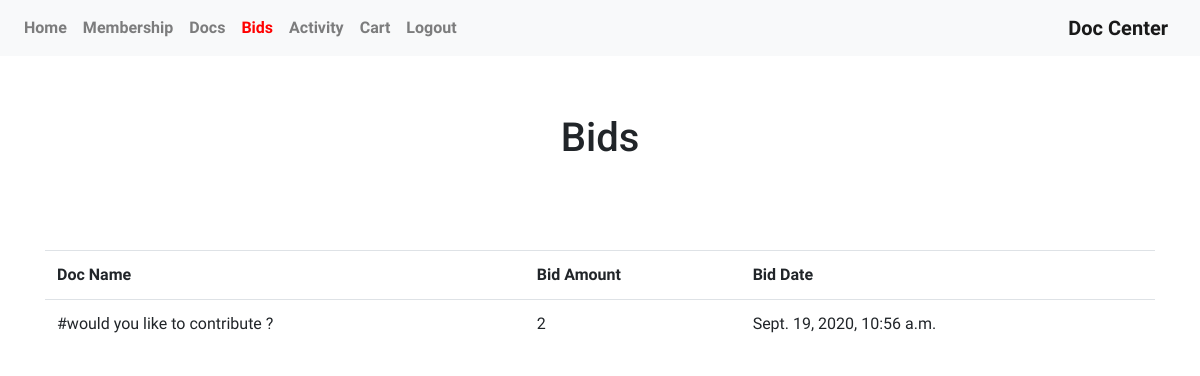
The page /bids/ (signed in) on the database as committed earlier.
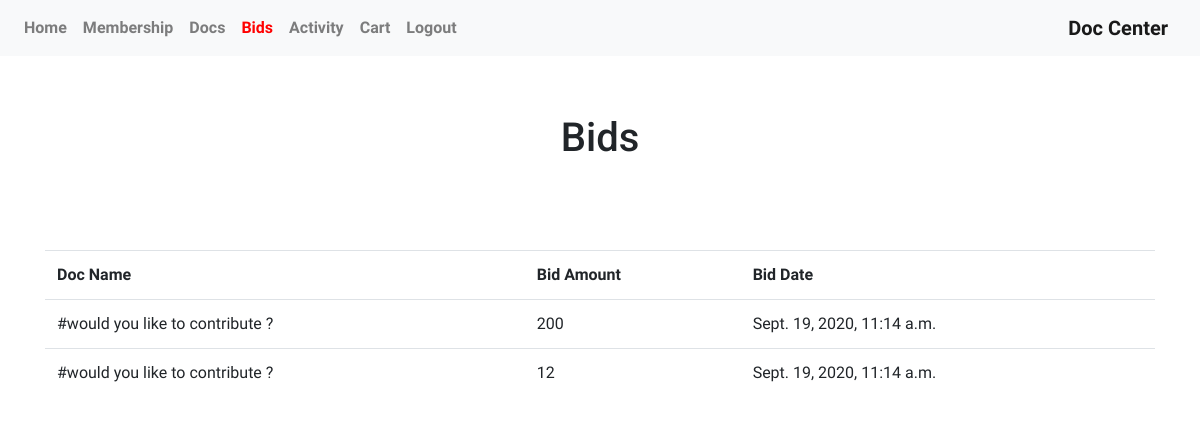
The same page on the database as committed later.
### doc_center_app/models.py (models this page shows)
class bids(models.Model):
    linker = models.ForeignKey(docs, on_delete=models.CASCADE)
    owner = models.CharField(max_length=200)
    user_id = models.ForeignKey(User, on_delete=models.CASCADE)
    bid_amt = models.IntegerField()
    bid_date = models.DateTimeField(auto_now_add=True)

class docs(models.Model):
    doc_id = models.UUIDField(primary_key=True, default=uuid.uuid4, editable=False)
    user_id = models.ForeignKey(User, on_delete=models.CASCADE)
    type_of =  models.CharField(max_length=200)
    doc_name = models.CharField(max_length=200)
    doc = models.FileField(upload_to='docs/')
    pub_date = models.DateTimeField(auto_now_add=True)

### doc_center_app/views.py (the view)
# urls.py: path('bids/', views.bids, name="bids"),
def bids(request):
    if request.method == 'POST':
        doc_id = request.POST['doc_id']
        bid_amt = request.POST['bid_amt']
        docs = models.docs.objects.get(doc_id=doc_id)
        type_of = check_type(request)
        type_of = type_of.membership_type.type_name
        docs_type = docs.type_of
        if docs_type <= type_of:
            bids = models.bids.objects.create(linker=docs, owner=docs.user_id.username, user_id=give_u(request.user.username), bid_amt=bid_amt)
            activity = 'Bidded On '+docs.doc_name
            save_activity(request, activity)
            bids.save()
            return HttpResponse('Done')
        else:
            return HttpResponse('error')
    else:
        bids = models.bids.objects.filter(owner=request.user.username)
        context = {
            'bids': bids
        }
        return render(request, 'homepages/bids.html', context)

### templates/homepages/bids.html (shortened to what this page needs)
{% extends 'base.html' %}
{% load static %}
{% block body %}
{% if user.is_authenticated %}
    <div id="home" class="container mx-auto text-center" style="margin: 10px 0px 80px 0px;">
        <div class="row">
            <div class="col-md-9 mx-auto text-center .col-md-pull-12">
                <h1>Bids</h1>
            </div>
        </div>
    </div>
    <div class="container table-responsive">
        <table class="table">
            <tr>
                <td style="font-weight: 700;">Doc Name</td>
                <td style="font-weight: 700;">Bid Amount</td>
                <td style="font-weight: 700;">Bid Date</td>
            </tr>
            {% for d in bids %}
                <tr>
                    <td>#{{ d.linker.doc_name }}</td>
                    <td>{{ d.bid_amt }}</td>
                    <td><time>{{ d.bid_date }}</time></td>
                </tr>
            {% endfor %}
        </table>
    </div>
{% endif %}
{% endblock %}

Rows that differ between the two databases and show on the page:
changed bids (number 1 of 2 on the later page): bid_amt "2" → "200"; bid_date "Sept. 19, 2020, 10:56 a.m." → "Sept. 19, 2020, 11:14 a.m."
added bids: linker.doc_name "would you like to contribute ?", bid_amt "12", bid_date "Sept. 19, 2020, 11:14 a.m."
